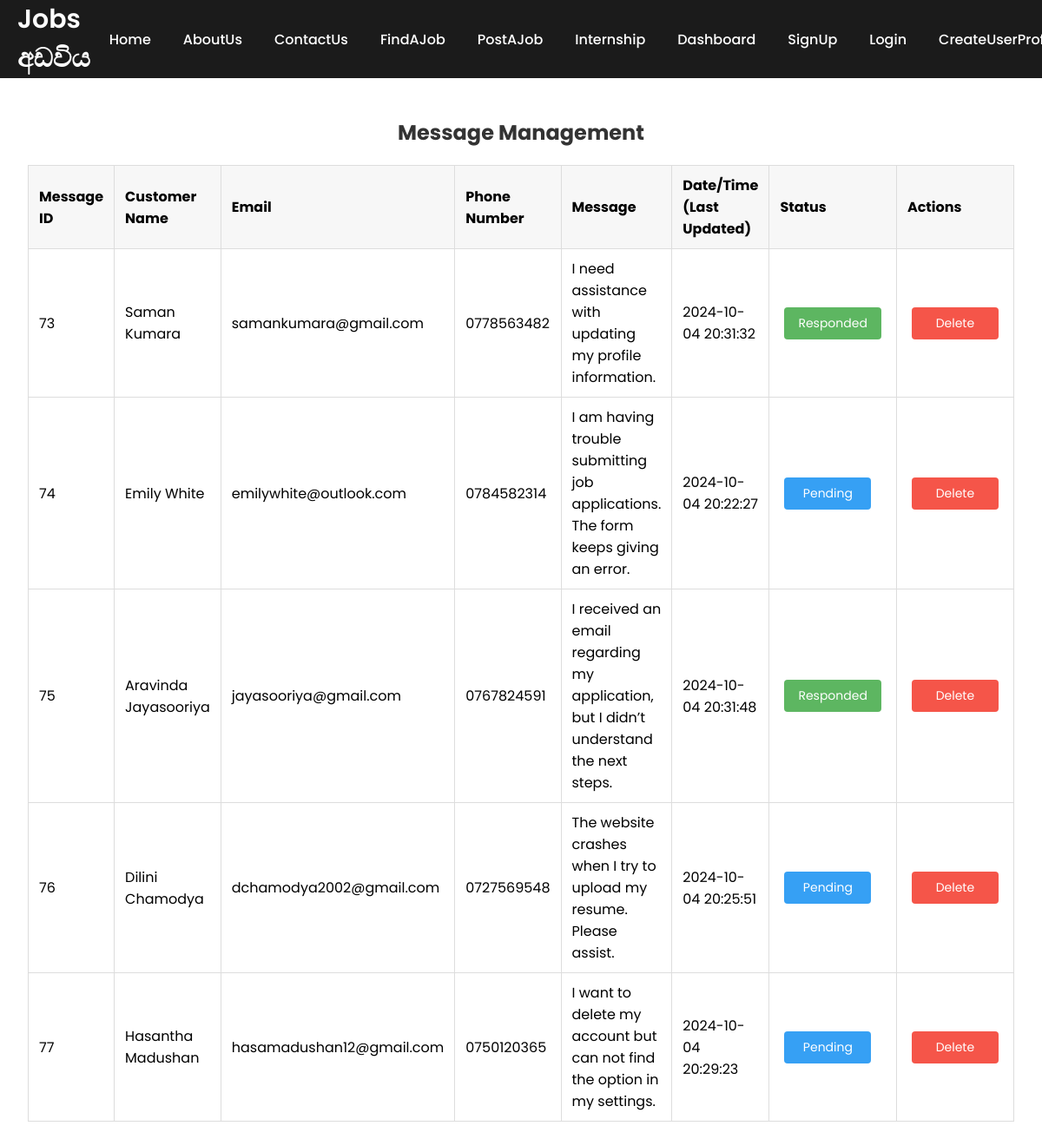
The app's page /Dilsha/c_update_admin.php, older data.
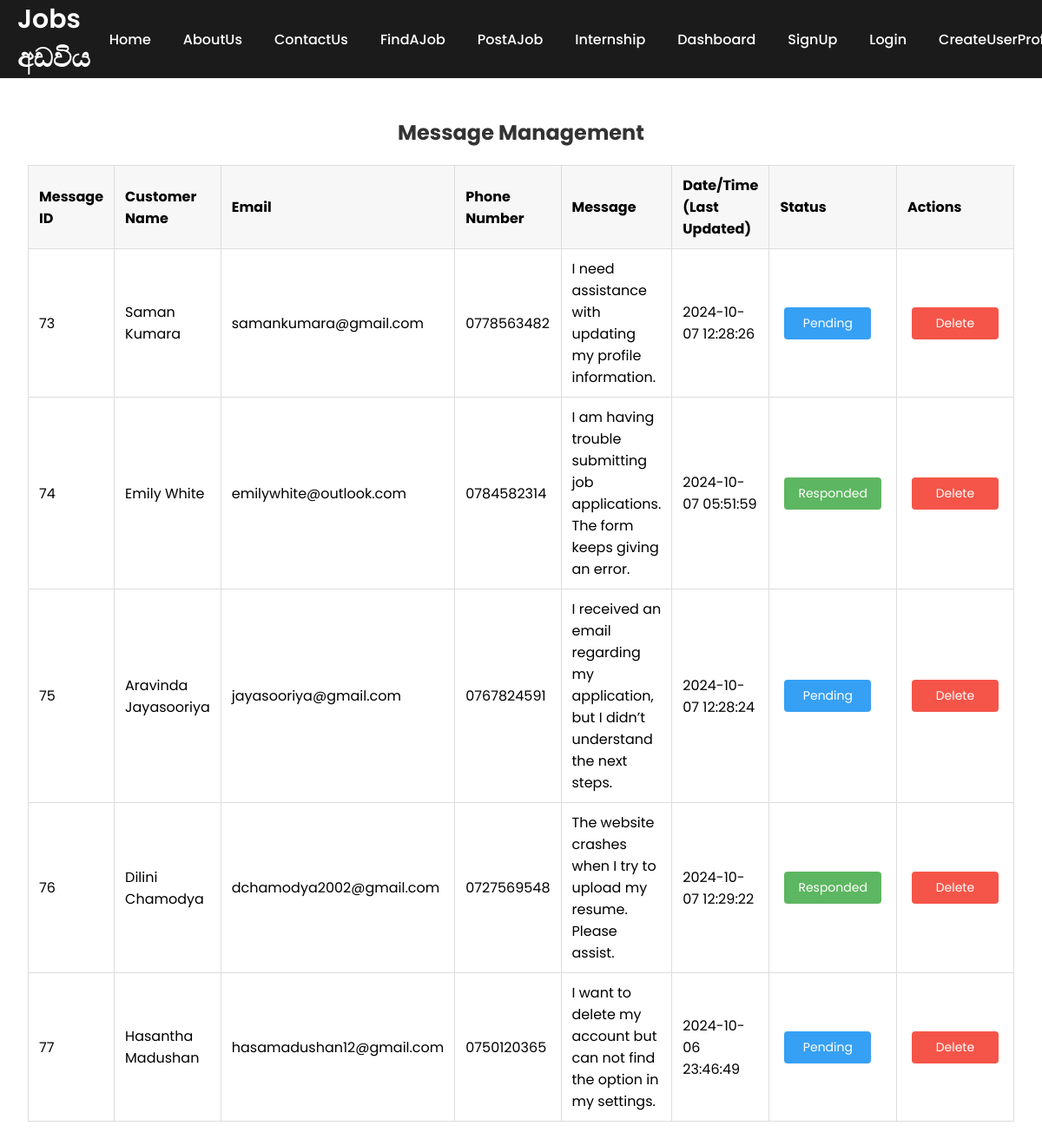
The same page, newer data.
### tables this page shows
CREATE TABLE `contact_us` (
  `m_id` int(11) NOT NULL,
  `name` varchar(255) NOT NULL,
  `email` varchar(255) NOT NULL,
  `phone` varchar(15) NOT NULL,
  `message` text NOT NULL,
  `time` timestamp NOT NULL DEFAULT current_timestamp() ON UPDATE current_timestamp(),
  `status` enum('pending','responded') NOT NULL DEFAULT 'pending'
);

### Dilsha/c_update_admin.php (the view, shortened to what this page needs)
<?php
require 'c_config.php';
include('navbar.php');
$sql = "SELECT m_id, name, email, phone, message, time, status FROM contact_us";
$result = $conn->query($sql);
echo "<h1 class='title-center'> <br> Message Management</h1>";
if ($result->num_rows > 0) {
    echo "<table class='message-table'>";
    echo "<thead><tr>" .
    "<th> Message ID </th>" .
    "<th> Customer Name </th>" .
    "<th> Email </th>" .
    "<th> Phone Number </th>" .
    "<th> Message </th>" .
    "<th> Date/Time (Last Updated) </th>" .
    "<th> Status </th>" .
    "<th> Actions </th></tr></thead><tbody>";
    while ($row = $result->fetch_assoc()) {
        echo "<tr>";
        echo "<td>" . $row["m_id"] . "</td>" .
             "<td>" . $row["name"] . "</td>" .
             "<td>" . $row["email"] . "</td>" .
             "<td>" . $row["phone"] . "</td>" .
             "<td>" . $row["message"] . "</td>" .
             "<td>" . $row["time"] . "</td>";
        if ($row["status"] == 'responded') {
            echo "<td>
                    <form action='c_pending_admin.php' method='POST' style='display:inline-block;'>
                        <input type='hidden' name='cid' value='" . $row["m_id"] . "'>
                        <input type='hidden' name='status' value='pending'>
                        <input type='submit' value='Responded' class='respond-btn'>
                    </form>
                  </td>";
        } else {
            echo "<td>
                    <form action='c_respond_admin.php' method='POST' style='display:inline-block;'>
                        <input type='hidden' name='cid' value='" . $row["m_id"] . "'>
                        <input type='hidden' name='status' value='responded'>
                        <input type='submit' value='Pending' class='pending-btn'>
                    </form>
                  </td>";
        }
        echo "<td><form action='c_delete_admin.php' method='POST' onsubmit='return confirmDelete();' style='display:inline-block;'>
                <input type='hidden' name='cid' value='" . $row["m_id"] . "'>
                <input type='submit' value='Delete' class='delete-btn'>
              </form></td>";
        echo "</tr>";
    }
    echo "</tbody></table>";
} else {
    echo "<p>No Results</p>";
}
?>

Row changes from the older to the newer data that the page shows:
changed contact_us "Saman Kumara": time "2024-10-04 20:31:32" → "2024-10-07 12:28:26"; status "responded" → "pending" (drawn); value "Responded" → "Pending"
changed contact_us "Emily White": time "2024-10-04 20:22:27" → "2024-10-07 05:51:59"; status "pending" → "responded" (drawn); value "Pending" → "Responded"
changed contact_us "Aravinda Jayasooriya": time "2024-10-04 20:31:48" → "2024-10-07 12:28:24"; status "responded" → "pending" (drawn); value "Responded" → "Pending"
changed contact_us "Dilini Chamodya": time "2024-10-04 20:25:51" → "2024-10-07 12:29:22"; status "pending" → "responded" (drawn); value "Pending" → "Responded"
changed contact_us "Hasantha Madushan": time "2024-10-04 20:29:23" → "2024-10-06 23:46:49"
